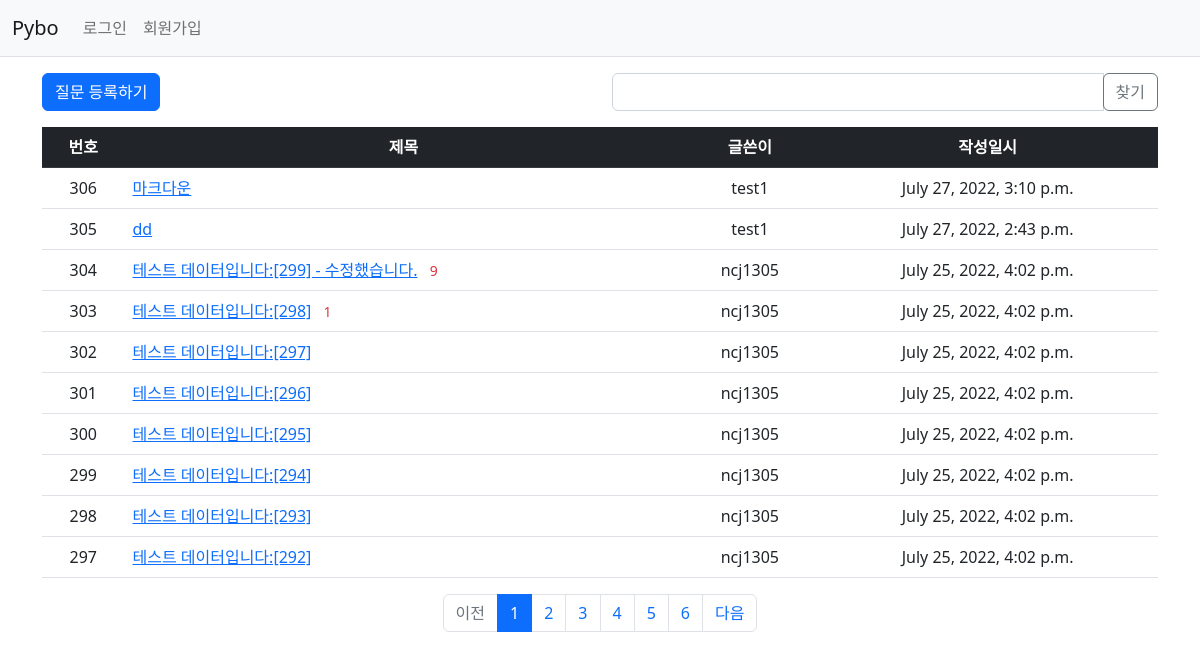
Screenshot of /pybo/ with the database file from the repository.
### pybo/models.py (models this page shows, shortened)
class Question(models.Model):
    author = models.ForeignKey(User, on_delete=models.CASCADE, related_name='author_question')
    subject = models.CharField(max_length=200)
    content = models.TextField()
    create_date = models.DateTimeField()
    modify_date = models.DateTimeField(null=True, blank=True)
    voter = models.ManyToManyField(User, related_name='voter_question')  # 추천인 추가

### pybo/views/base_views.py (the view, shortened to what this page needs)
# urls.py: path('', base_views.index, name='index'),  # '/' 에 해당되는 path
def index(request):
    page = request.GET.get('page', '1')  # 페이지
    answer_page = request.GET.get('answerPage', '1')  # 페이지
    kw = request.GET.get('kw', '')  # 검색어
    question_list = Question.objects.order_by('-create_date')
    paginator = Paginator(question_list, 10)  # 페이지당 10개씩 보여주기
    page_obj = paginator.get_page(page)
    print(page_obj)
    context = {'question_list': page_obj, 'page': page, 'answer_page': answer_page, 'kw': kw}
    return render(request, 'pybo/question_list.html', context)

### pybo/templatetags/pybo_filter.py (called while the page is built)
@register.filter
def sub(value, arg):
    return value - arg

### templates/pybo/question_list.html (shortened to what this page needs)
{% extends 'base.html' %}
{% load pybo_filter %}
{% block content %}
<div class="container my-3">
    <div class="row my-3">
        <div class="col-6">
            <a href="{% url 'pybo:question_create' %}" class="btn btn-primary">질문 등록하기</a>
        </div>
        <div class="col-6">
            <div class="input-group">
                <input type="text" id="search_kw" class="form-control" value="{{ kw|default_if_none:'' }}">
                <div class="input-group-append">
                    <button class="btn btn-outline-secondary" type="button" id="btn_search">찾기</button>
                </div>
            </div>
        </div>
    </div>
    <table class="table">
        <thead>
        <tr class="text-center table-dark">
            <th>번호</th>
            <th style="width:50%">제목</th>
            <th>글쓴이</th>
            <th>작성일시</th>
        </tr>
        </thead>
        <tbody>
        {% if question_list %}
        {% for question in question_list %}
        <tr class="text-center">
            <td>
                {{ question_list.paginator.count|sub:question_list.start_index|sub:forloop.counter0|add:1 }}
            </td>
            <td class="text-start">
                <a href="{% url 'pybo:detail' question.id %}">{{ question.subject }}</a>
                {% if question.answer_set.count > 0 %}
                    <span class="text-danger small mx-2">{{ question.answer_set.count }}</span>
                {% endif %}
            </td>
            <td>{{ question.author.username }}</td>
            <td>{{ question.create_date }}</td>
        </tr>
        {% endfor %}
        {% else %}
        <tr>
            <td colspan="4">질문이 없습니다.</td>
        </tr>
        {% endif %}
        </tbody>
    </table>
    <ul class="pagination justify-content-center">
        {% if question_list.has_previous %}
        <li class="page-item">
            {% comment %} <a class="page-link" href="?page={{ question_list.previous_page_number }}">이전</a> {% endcomment %}
            <a class="page-link page-pagination" data-page="{{ question_list.previous_page_number }}"
            href="javascript:void(0)">이전</a>
        </li>
        {% else %}
        <li class="page-item disabled">
            <a class="page-link page-pagination" tabindex="-1" aria-disabled="true" href="#">이전</a>
        </li>
        {% endif %}
        {% for page_number in question_list.paginator.page_range %}
        {% if page_number >= question_list.number|add:-5 and page_number <= question_list.number|add:5 %}
        {% if page_number == question_list.number %}
        <li class="page-item active" aria-current="page">
            <a class="page-link page-pagination" data-page="{{ page_number }}"
            href="javascript:void(0)">{{ page_number }}</a>
        </li>
        {% else %}
        <li class="page-item">
            <a class="page-link page-pagination" data-page="{{ page_number }}"
           href="javascript:void(0)">{{ page_number }}</a>
        </li>
        {% endif %}
        {% endif %}
        {% endfor %}
        {% if question_list.has_next %}
        <li class="page-item">
            <a class="page-link page-pagination" data-page="{{ question_list.next_page_number }}"
           href="javascript:void(0)">다음</a>
        </li>
        {% else %}
        <li class="page-item disabled">
            <a class="page-link page-pagination" tabindex="-1" aria-disabled="true" href="#">다음</a>
        </li>
        {% endif %}
    </ul>
</div>
{% endblock %}

### rows the page displays
Question: paginator.count|sub "306", subject "마크다운", author.username "test1", create_date "July 27, 2022, 3:10 p.m."
Question: paginator.count|sub "305", subject "dd", author.username "test1", create_date "July 27, 2022, 2:43 p.m."
Question: paginator.count|sub "304", subject "테스트 데이터입니다:[299] - 수정했습니다.", answer_set.count "9", author.username "ncj1305", create_date "July 25, 2022, 4:02 p.m."
Question: paginator.count|sub "303", subject "테스트 데이터입니다:[298]", answer_set.count "1", author.username "ncj1305", create_date "July 25, 2022, 4:02 p.m."
Question: paginator.count|sub "302", subject "테스트 데이터입니다:[297]", author.username "ncj1305", create_date "July 25, 2022, 4:02 p.m."
Question: paginator.count|sub "301", subject "테스트 데이터입니다:[296]", author.username "ncj1305", create_date "July 25, 2022, 4:02 p.m."
Question: paginator.count|sub "300", subject "테스트 데이터입니다:[295]", author.username "ncj1305", create_date "July 25, 2022, 4:02 p.m."
Question: paginator.count|sub "299", subject "테스트 데이터입니다:[294]", author.username "ncj1305", create_date "July 25, 2022, 4:02 p.m."
Question: paginator.count|sub "298", subject "테스트 데이터입니다:[293]", author.username "ncj1305", create_date "July 25, 2022, 4:02 p.m."
Question: paginator.count|sub "297", subject "테스트 데이터입니다:[292]", author.username "ncj1305", create_date "July 25, 2022, 4:02 p.m."

### other values shown
{{ page_number }} "1"
{{ page_number }} "2" "3" "4" "5" "6"
